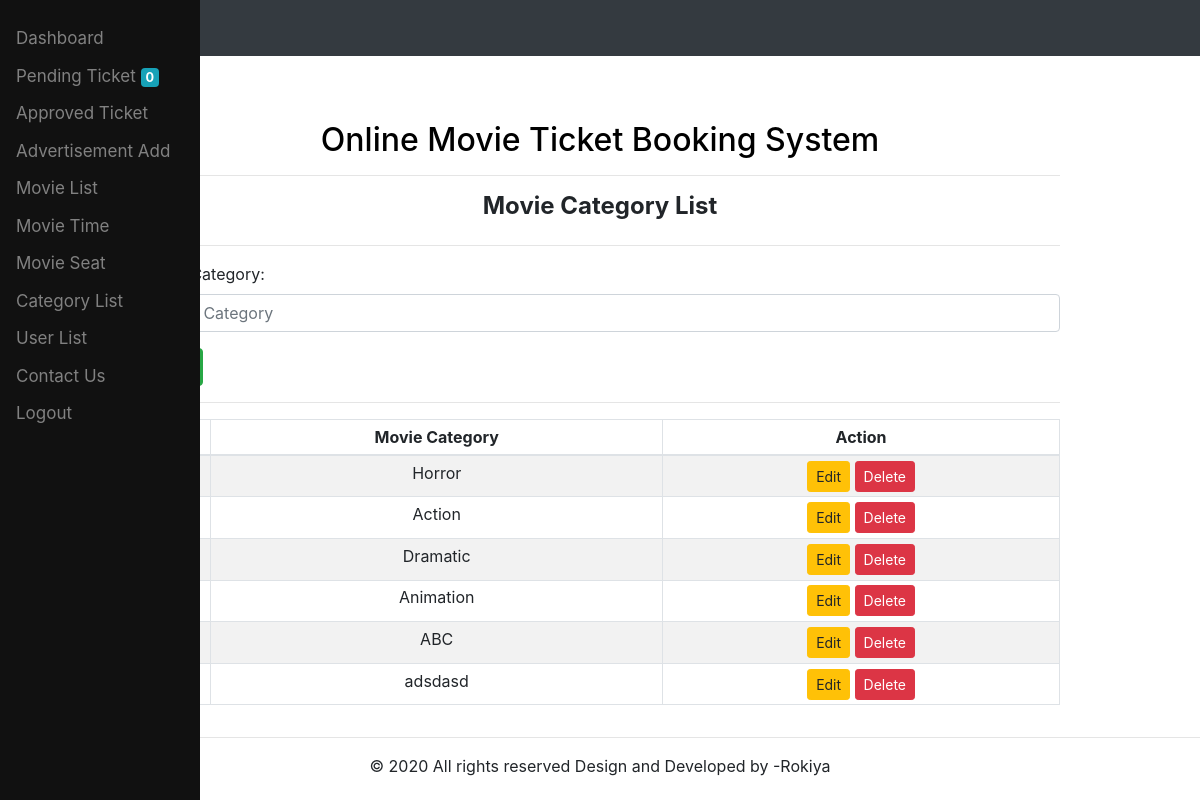
Screenshot of /admin/category_list.php (signed in) with the database file from the repository.
### tables this page shows
CREATE TABLE `tb_category` (
  `cat_id` int(255) NOT NULL,
  `cat_name` varchar(255) NOT NULL
);

### admin/category_list.php (the view, shortened to what this page needs)
<!DOCTYPE html>
<html>
<head>
    <link rel="stylesheet" href="../css/adminpanel_custom_css.css">
    <link rel="stylesheet" href="../css/bootstrap.css">
</head>
<body>
  <div class="sidenav">
    <?php require_once('admin_menu.php'); ?>
  </div>
  <nav class="navbar navbar-expand-lg navbar-dark bg-dark">
    <div class="collapse navbar-collapse" id="navbarTogglerDemo01">
      <a class="navbar-brand" href="#">Hidden brand</a>
      <ul class="navbar-nav mr-auto mt-2 mt-lg-0">
        <li class="nav-item active">
          <a class="nav-link" href="#"> <span class="sr-only">(current)</span></a>
        </li>
        <li class="nav-item">
          <a class="nav-link" href="#"> </a>
        </li>
      </ul>
    </div>
  </nav>
    <div class="container">
      <div class="row">
        <div class="col-md-1"></div>
        <div class="col-md-10">
          <h2 style="color:black; margin-top: 65px; text-align: center;">Online Movie Ticket Booking System</h2>
          <hr>
          <div class="row">
            <div class="col-md-12"  style="text-align: center; " >
              <h4><b>Movie Category List</b></h4>
            </div>
          </div>
          <hr>
          <form method="POST" action="connection.php">
          <div class="form-group">
            <label>Movie Category: </label>
            <input type="text" name="cat_name" required="" class="form-control" placeholder="Movie Category">
          </div>
          <div class="form-group">
            <button type="submit" class="btn btn-success" name="categorysave">Save</button>
          </div>
        </form>
        <hr>
        <table id="users" class="table table-striped table-bordered table-hover table-sm">
          <thead>
            <tr>
              <th style="text-align: center;"> #</th>
              <th style="text-align: center;"> Movie Category</th>
              <th style="text-align: center;"> Action </th>
            </tr>
          </thead>
          <tbody>
            <?php
            $i =1;
            $result = "SELECT * FROM tb_category ";
            if ($result=mysqli_query($db,$result))
            {
            while ($row=mysqli_fetch_assoc($result))
            { ?>
            <tr>
              <td style="text-align: center;"><?php echo $i++; ?></td>
              <td style="text-align: center;"><?php echo $row['cat_name'];?> </td>
              <td style="line-height: 10px; text-align: center;">
                <button class="btn  btn-sm btn-warning" data-toggle="modal" data-target="#editmodal_<?php echo $row['cat_id'];?>"> Edit
                </button>
                <button type="button" class="btn  btn-sm btn-danger" data-toggle="modal" data-target="#deletemodal_<?php echo $row['cat_id'];?>"> Delete
                </button>
              </td>
            </tr>
              <?php } }?>
            </tbody>
          </table>
        </div>
        <div class="col-md-1"></div>
      </div>
    </div>
    <?php require_once('admin_footer.php'); ?>
    </body>
  </html>

### css/adminpanel_custom_css.css (style rules this page uses)
body { font-family: "Lato", sans-serif; }
.sidenav { height: 100%; width: 200px; position: fixed; z-index: 1; top: 0; left: 0; background-color: #111; overflow-x: hidden; padding-top: 20px; }

### rows the page displays
tb_category: cat_name "Horror"
tb_category: cat_name "Action"
tb_category: cat_name "Dramatic"
tb_category: cat_name "Animation"
tb_category: cat_name "ABC"
tb_category: cat_name "adsdasd"

### other values shown
$pending_list "0"
